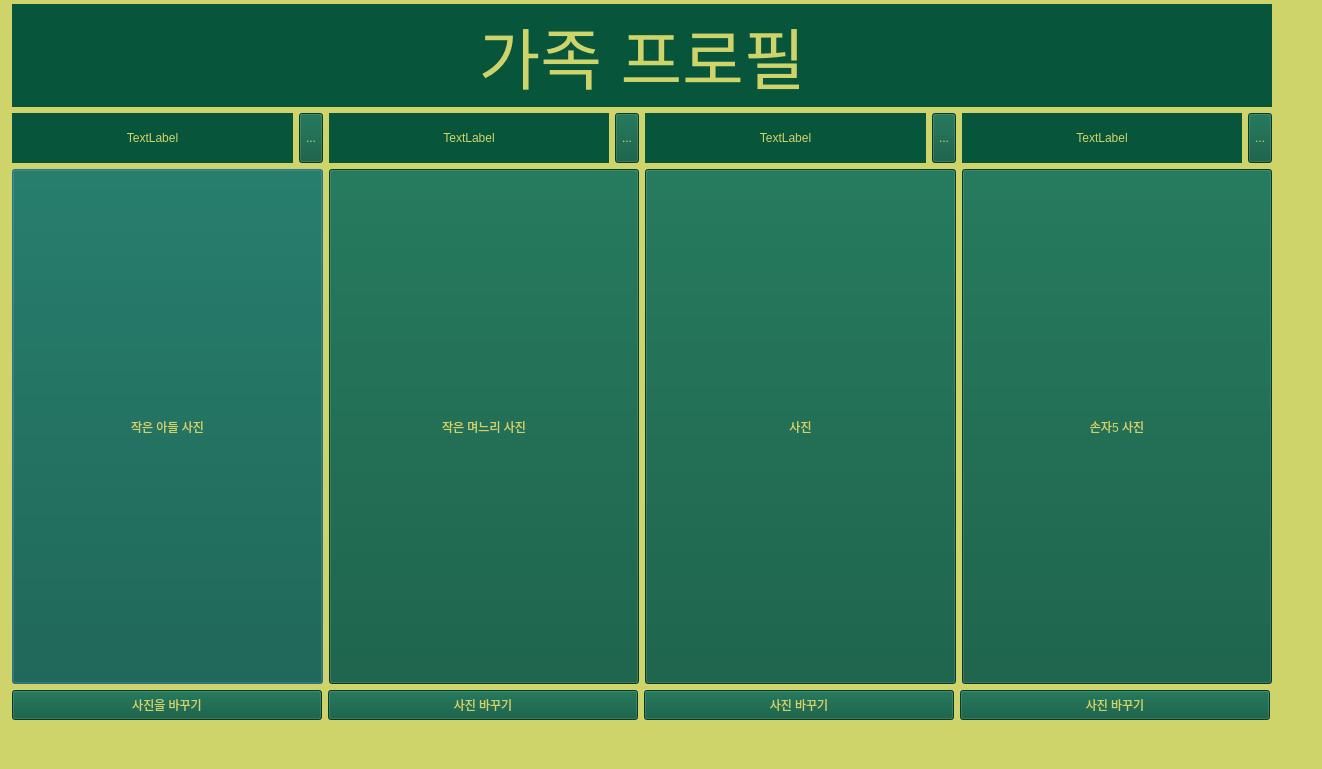
<?xml version="1.0" encoding="UTF-8"?>
<ui version="4.0">
 <class>Dialog</class>
 <widget class="QDialog" name="Dialog">
  <property name="geometry">
   <rect>
    <x>0</x>
    <y>0</y>
    <width>1322</width>
    <height>769</height>
   </rect>
  </property>
  <property name="minimumSize">
   <size>
    <width>1280</width>
    <height>720</height>
   </size>
  </property>
  <property name="windowTitle">
   <string>첫째네</string>
  </property>
  <property name="styleSheet">
   <string notr="true">background-color:rgb(206, 212, 106);
</string>
  </property>
  <widget class="QWidget" name="layoutWidget">
   <property name="geometry">
    <rect>
     <x>9</x>
     <y>4</y>
     <width>1267</width>
     <height>716</height>
    </rect>
   </property>
   <layout class="QGridLayout" name="gridLayout">
    <item row="0" column="0">
     <widget class="QLabel" name="label">
      <property name="minimumSize">
       <size>
        <width>1260</width>
        <height>90</height>
       </size>
      </property>
      <property name="maximumSize">
       <size>
        <width>1260</width>
        <height>16777215</height>
       </size>
      </property>
      <property name="font">
       <font>
        <pointsize>50</pointsize>
       </font>
      </property>
      <property name="styleSheet">
       <string notr="true">background-color: rgb(7, 85, 59);
color:rgb(206, 212, 106);
</string>
      </property>
      <property name="text">
       <string>가족 프로필</string>
      </property>
      <property name="alignment">
       <set>Qt::AlignCenter</set>
      </property>
     </widget>
    </item>
    <item row="1" column="0">
     <layout class="QVBoxLayout" name="verticalLayout">
      <item>
       <layout class="QHBoxLayout" name="horizontalLayout">
        <item>
         <widget class="QLabel" name="label_1">
          <property name="minimumSize">
           <size>
            <width>0</width>
            <height>50</height>
           </size>
          </property>
          <property name="styleSheet">
           <string notr="true">background-color: rgb(7, 85, 59);
color:rgb(206, 212, 106);
</string>
          </property>
          <property name="text">
           <string>TextLabel</string>
          </property>
          <property name="alignment">
           <set>Qt::AlignCenter</set>
          </property>
         </widget>
        </item>
        <item>
         <widget class="QToolButton" name="toolButton">
          <property name="minimumSize">
           <size>
            <width>0</width>
            <height>50</height>
           </size>
          </property>
          <property name="styleSheet">
           <string notr="true">background-color: rgb(7, 85, 59);
color:rgb(206, 212, 106);
</string>
          </property>
          <property name="text">
           <string>...</string>
          </property>
         </widget>
        </item>
        <item>
         <widget class="QLabel" name="label_2">
          <property name="minimumSize">
           <size>
            <width>0</width>
            <height>50</height>
           </size>
          </property>
          <property name="styleSheet">
           <string notr="true">background-color: rgb(7, 85, 59);
color:rgb(206, 212, 106);
</string>
          </property>
          <property name="text">
           <string>TextLabel</string>
          </property>
          <property name="alignment">
           <set>Qt::AlignCenter</set>
          </property>
         </widget>
        </item>
        <item>
         <widget class="QToolButton" name="toolButton_2">
          <property name="minimumSize">
           <size>
            <width>0</width>
            <height>50</height>
           </size>
          </property>
          <property name="styleSheet">
           <string notr="true">background-color: rgb(7, 85, 59);
color:rgb(206, 212, 106);
</string>
          </property>
          <property name="text">
           <string>...</string>
          </property>
         </widget>
        </item>
        <item>
         <widget class="QLabel" name="label_3">
          <property name="minimumSize">
           <size>
            <width>0</width>
            <height>50</height>
           </size>
          </property>
          <property name="styleSheet">
           <string notr="true">background-color: rgb(7, 85, 59);
color:rgb(206, 212, 106);
</string>
          </property>
          <property name="text">
           <string>TextLabel</string>
          </property>
          <property name="alignment">
           <set>Qt::AlignCenter</set>
          </property>
         </widget>
        </item>
        <item>
         <widget class="QToolButton" name="toolButton_3">
          <property name="minimumSize">
           <size>
            <width>0</width>
            <height>50</height>
           </size>
          </property>
          <property name="styleSheet">
           <string notr="true">background-color: rgb(7, 85, 59);
color:rgb(206, 212, 106);
</string>
          </property>
          <property name="text">
           <string>...</string>
          </property>
         </widget>
        </item>
        <item>
         <widget class="QLabel" name="label_4">
          <property name="minimumSize">
           <size>
            <width>0</width>
            <height>50</height>
           </size>
          </property>
          <property name="styleSheet">
           <string notr="true">background-color: rgb(7, 85, 59);
color:rgb(206, 212, 106);
</string>
          </property>
          <property name="text">
           <string>TextLabel</string>
          </property>
          <property name="alignment">
           <set>Qt::AlignCenter</set>
          </property>
         </widget>
        </item>
        <item>
         <widget class="QToolButton" name="toolButton_4">
          <property name="minimumSize">
           <size>
            <width>0</width>
            <height>50</height>
           </size>
          </property>
          <property name="styleSheet">
           <string notr="true">background-color: rgb(7, 85, 59);
color:rgb(206, 212, 106);
</string>
          </property>
          <property name="text">
           <string>...</string>
          </property>
         </widget>
        </item>
       </layout>
      </item>
      <item>
       <layout class="QHBoxLayout" name="horizontalLayout_3">
        <item>
         <widget class="QPushButton" name="btn1">
          <property name="minimumSize">
           <size>
            <width>310</width>
            <height>515</height>
           </size>
          </property>
          <property name="styleSheet">
           <string notr="true">background-color: rgb(7, 85, 59);
color:rgb(206, 212, 106);
</string>
          </property>
          <property name="text">
           <string>작은 아들 사진</string>
          </property>
         </widget>
        </item>
        <item>
         <widget class="QPushButton" name="btn2">
          <property name="minimumSize">
           <size>
            <width>310</width>
            <height>515</height>
           </size>
          </property>
          <property name="styleSheet">
           <string notr="true">background-color: rgb(7, 85, 59);
color:rgb(206, 212, 106);
</string>
          </property>
          <property name="text">
           <string>작은 며느리 사진</string>
          </property>
         </widget>
        </item>
        <item>
         <widget class="QPushButton" name="btn3">
          <property name="minimumSize">
           <size>
            <width>310</width>
            <height>515</height>
           </size>
          </property>
          <property name="styleSheet">
           <string notr="true">background-color: rgb(7, 85, 59);
color:rgb(206, 212, 106);
</string>
          </property>
          <property name="text">
           <string>사진</string>
          </property>
         </widget>
        </item>
        <item>
         <widget class="QPushButton" name="btn4">
          <property name="minimumSize">
           <size>
            <width>310</width>
            <height>515</height>
           </size>
          </property>
          <property name="styleSheet">
           <string notr="true">background-color: rgb(7, 85, 59);
color:rgb(206, 212, 106);
</string>
          </property>
          <property name="text">
           <string>손자5 사진</string>
          </property>
         </widget>
        </item>
       </layout>
      </item>
      <item>
       <layout class="QHBoxLayout" name="horizontalLayout_4">
        <item>
         <widget class="QToolButton" name="pic1">
          <property name="minimumSize">
           <size>
            <width>310</width>
            <height>30</height>
           </size>
          </property>
          <property name="styleSheet">
           <string notr="true">background-color: rgb(7, 85, 59);
color:rgb(206, 212, 106);
</string>
          </property>
          <property name="text">
           <string>사진을 바꾸기</string>
          </property>
         </widget>
        </item>
        <item>
         <widget class="QToolButton" name="pic2">
          <property name="minimumSize">
           <size>
            <width>310</width>
            <height>30</height>
           </size>
          </property>
          <property name="styleSheet">
           <string notr="true">background-color: rgb(7, 85, 59);
color:rgb(206, 212, 106);
</string>
          </property>
          <property name="text">
           <string>사진 바꾸기</string>
          </property>
         </widget>
        </item>
        <item>
         <widget class="QToolButton" name="pic3">
          <property name="minimumSize">
           <size>
            <width>310</width>
            <height>30</height>
           </size>
          </property>
          <property name="styleSheet">
           <string notr="true">background-color: rgb(7, 85, 59);
color:rgb(206, 212, 106);
</string>
          </property>
          <property name="text">
           <string>사진 바꾸기</string>
          </property>
         </widget>
        </item>
        <item>
         <widget class="QToolButton" name="pic4">
          <property name="minimumSize">
           <size>
            <width>310</width>
            <height>30</height>
           </size>
          </property>
          <property name="styleSheet">
           <string notr="true">background-color: rgb(7, 85, 59);
color:rgb(206, 212, 106);
</string>
          </property>
          <property name="text">
           <string>사진 바꾸기</string>
          </property>
         </widget>
        </item>
       </layout>
      </item>
     </layout>
    </item>
   </layout>
  </widget>
 </widget>
 <resources/>
 <connections>
  <connection>
   <sender>btn1</sender>
   <signal>clicked()</signal>
   <receiver>Dialog</receiver>
   <slot>n2_1_Aclick_open()</slot>
   <hints>
    <hint type="sourcelabel">
     <x>273</x>
     <y>577</y>
    </hint>
    <hint type="destinationlabel">
     <x>292</x>
     <y>718</y>
    </hint>
   </hints>
  </connection>
  <connection>
   <sender>btn2</sender>
   <signal>clicked()</signal>
   <receiver>Dialog</receiver>
   <slot>n2_1_Bclick_open()</slot>
   <hints>
    <hint type="sourcelabel">
     <x>556</x>
     <y>624</y>
    </hint>
    <hint type="destinationlabel">
     <x>578</x>
     <y>717</y>
    </hint>
   </hints>
  </connection>
  <connection>
   <sender>btn3</sender>
   <signal>clicked()</signal>
   <receiver>Dialog</receiver>
   <slot>n2_1_Cclick_open()</slot>
   <hints>
    <hint type="sourcelabel">
     <x>859</x>
     <y>511</y>
    </hint>
    <hint type="destinationlabel">
     <x>867</x>
     <y>719</y>
    </hint>
   </hints>
  </connection>
  <connection>
   <sender>btn4</sender>
   <signal>clicked()</signal>
   <receiver>Dialog</receiver>
   <slot>N2_1_DnameMODIFY_click_open()</slot>
   <hints>
    <hint type="sourcelabel">
     <x>1067</x>
     <y>612</y>
    </hint>
    <hint type="destinationlabel">
     <x>1074</x>
     <y>715</y>
    </hint>
   </hints>
  </connection>
  <connection>
   <sender>toolButton</sender>
   <signal>clicked()</signal>
   <receiver>Dialog</receiver>
   <slot>N2_1_AnameMODIFY_click_open()</slot>
   <hints>
    <hint type="sourcelabel">
     <x>305</x>
     <y>132</y>
    </hint>
    <hint type="destinationlabel">
     <x>327</x>
     <y>719</y>
    </hint>
   </hints>
  </connection>
  <connection>
   <sender>toolButton_2</sender>
   <signal>clicked()</signal>
   <receiver>Dialog</receiver>
   <slot>N2_1_BnameMODIFY_click_open()</slot>
   <hints>
    <hint type="sourcelabel">
     <x>631</x>
     <y>142</y>
    </hint>
    <hint type="destinationlabel">
     <x>635</x>
     <y>719</y>
    </hint>
   </hints>
  </connection>
  <connection>
   <sender>toolButton_3</sender>
   <signal>clicked()</signal>
   <receiver>Dialog</receiver>
   <slot>N2_1_CnameMODIFY_click_open()</slot>
   <hints>
    <hint type="sourcelabel">
     <x>937</x>
     <y>123</y>
    </hint>
    <hint type="destinationlabel">
     <x>950</x>
     <y>719</y>
    </hint>
   </hints>
  </connection>
  <connection>
   <sender>toolButton_4</sender>
   <signal>clicked()</signal>
   <receiver>Dialog</receiver>
   <slot>N2_1_DnameMODIFY_click_open()</slot>
   <hints>
    <hint type="sourcelabel">
     <x>1242</x>
     <y>131</y>
    </hint>
    <hint type="destinationlabel">
     <x>1219</x>
     <y>719</y>
    </hint>
   </hints>
  </connection>
 </connections>
 <slots>
  <slot>n2_1_Aclick_open()</slot>
  <slot>n2_1_Bclick_open()</slot>
  <slot>n2_1_Cclick_open()</slot>
  <slot>n2_1_Dclick_open()</slot>
  <slot>slot1()</slot>
  <slot>N2_1_AnameMODIFY_click_open()</slot>
  <slot>N2_1_BnameMODIFY_click_open()</slot>
  <slot>N2_1_CnameMODIFY_click_open()</slot>
  <slot>N2_1_DnameMODIFY_click_open()</slot>
 </slots>
</ui>
